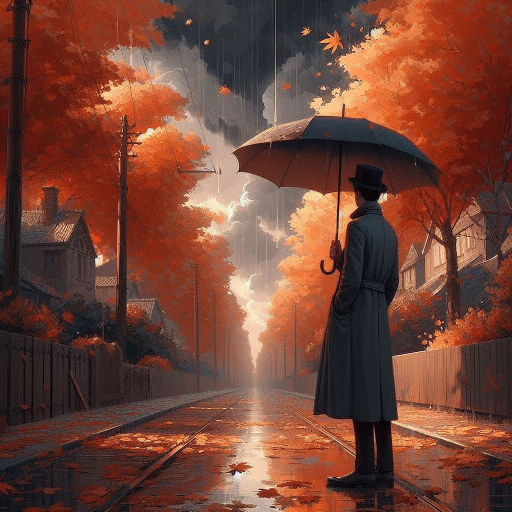
#> input picture photo_2024-04-10_02-03-34.jpg, 1024 x 1024 px, found by its file name (shown at 1/2 size)
$ jupyter execute rgb-channel.ipynb   (older library calls are emulated)
#> lines starting #> are read from the running program, lines starting #| are printed output that depends on the picture
<p dir = 'rtl' style="font-size: 36px;">
ورود کردن کتابخانه ها
</p>

[cell 1]
import matplotlib.pyplot as plt
import numpy as np
import warnings
import cv2

warnings.filterwarnings(action = 'ignore' , category = np.ComplexWarning)
warnings.filterwarnings(action = 'ignore' , category = RuntimeWarning)

<p dir = 'rtl' style="font-size: 36px;">
خواندن عکس و تغییر سایز برای راحتی و کم شدن بار محاسبات
</p>

[cell 2]
PATH : str = r"C:\Users\AmirHussain\Desktop\Image-processing\photo_2024-04-10_02-03-34.jpg"
PATH1 : str = r"C:\Users\AmirHussain\Desktop\Image-processing\leviathan.png"


img = cv2.imread(PATH)
#> img is the input picture: shape (1024, 1024, 3); mean B, G, R 53.7, 67.7, 114.5
img_gray =  cv2.cvtColor(img, cv2.COLOR_BGR2GRAY)
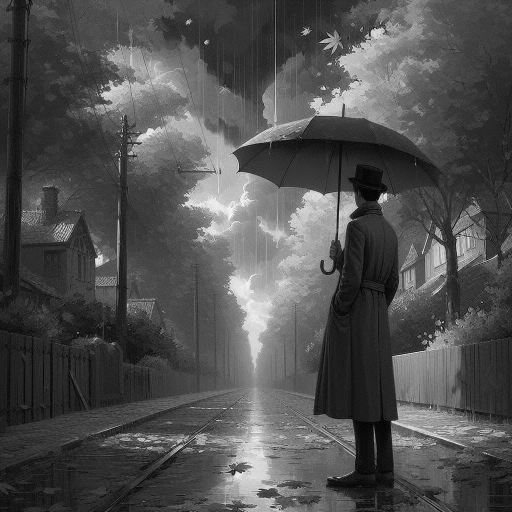
#> img_gray: shape (1024, 1024) (shown at 1/2 size); min 0, max 254, mean 80.1

img1 = cv2.imread(PATH1)
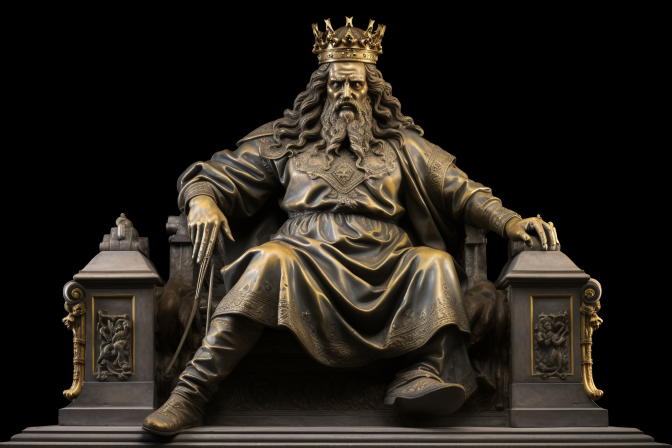
#> input picture leviathan.png, 1344 x 896 px, found by its file name (shown at 1/2 size)
#> img1 is the input picture: shape (896, 1344, 3); mean B, G, R 26.4, 32.8, 37.7
img_gray1 =  cv2.cvtColor(img1, cv2.COLOR_BGR2GRAY)
img.shape
#> Out = (1024, 1024, 3)

<p dir = 'rtl' style="font-size: 36px;" >
نمایش عکس اصلی
</p>

[cell 3]
plt.subplot(121)
plt.imshow( cv2.cvtColor(img, cv2.COLOR_BGR2RGB)  )
plt.axis("off")


plt.subplot(122)
plt.imshow( cv2.cvtColor(img1, cv2.COLOR_BGR2RGB)  )
plt.axis("off")
plt.show()

# Task 1

<p dir = 'rtl' style="font-size: 36px;" >
0 کردن مقادیردیگر کانال ها برای نمایش
</p>

[cell 4]
red_channel = img.copy()
red_channel[:, :, 1] = red_channel[:, :, 2] = 0  # Set green and blue channels to zero
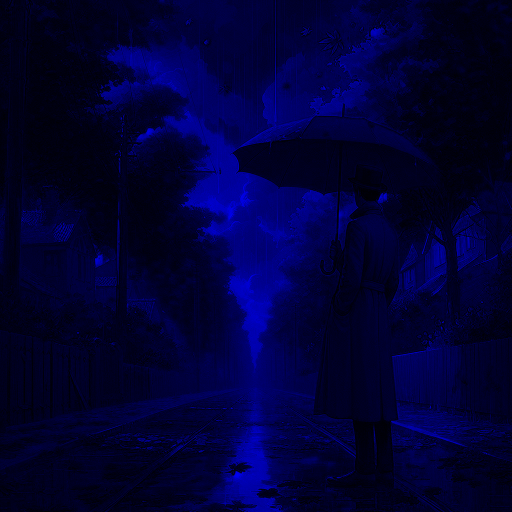
#> red_channel: shape (1024, 1024, 3) (shown at 1/2 size); mean B, G, R 53.7, 0, 0

green_channel = img.copy()
green_channel[:, :, 0] = green_channel[:, :, 2] = 0  # Set red and blue channels to zero
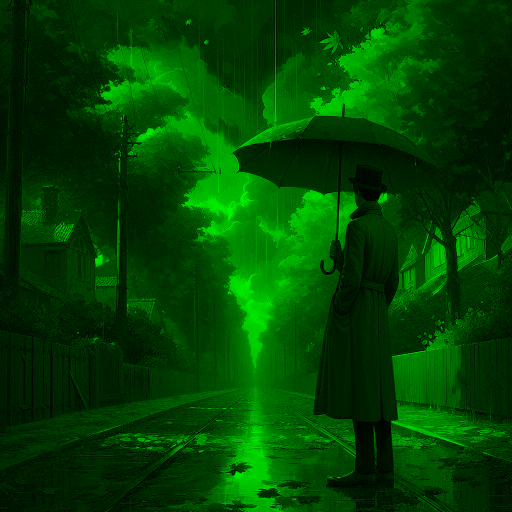
#> green_channel: shape (1024, 1024, 3) (shown at 1/2 size); mean B, G, R 0, 67.7, 0

blue_channel = img.copy()
blue_channel[:, :, 0] = blue_channel[:, :, 1] = 0  # Set red and green channels to zero
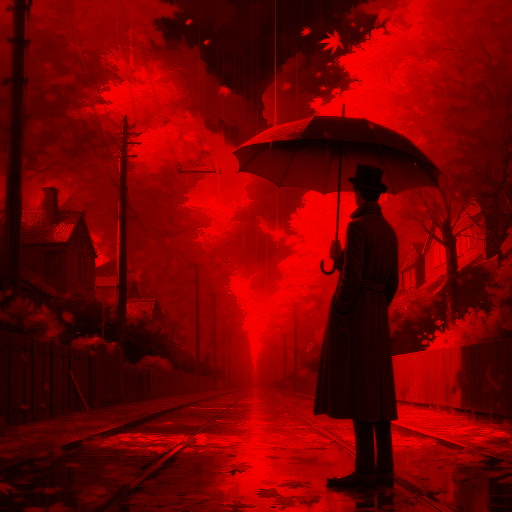
#> blue_channel: shape (1024, 1024, 3) (shown at 1/2 size); mean B, G, R 0, 0, 114.5

<p dir = 'rtl' style="font-size: 36px; font : 'sans'; " >
نمایش عکس در 3 کانال RGB
</p>

[cell 5]
fig, ax = plt.subplots(2, 2, figsize=(20, 7))
# ax[0,0].axis("off")


ax[0,0].set_title('Orginal')
ax[0,0].imshow( cv2.cvtColor(img, cv2.COLOR_BGR2RGB))
ax[0,0].axis("off")

ax[0,1].set_title('Red Channel')
ax[0,1].imshow( red_channel)
ax[0,1].axis("off")

ax[1,0].set_title('Green Channel')
ax[1,0].imshow( green_channel)
ax[1,0].axis("off")

ax[1,1].set_title('Blue Channel')
ax[1,1].imshow( blue_channel )
ax[1,1].axis("off")

plt.tight_layout()


# Adjust the spacing between subplots
plt.subplots_adjust(wspace= -0.8 , hspace=.1)
plt.show()
#> figure, not shown here; B, G, R data is drawn as R, G, B

# Task 2

[cell 6]
def apply_fourier_transform(image):
    # Convert the image to grayscale
    # gray = cv2.cvtColor(image, cv2.COLOR_BGR2GRAY)

    # Apply Fourier Transform
    f = np.fft.fft2(image)
    fshift = np.fft.fftshift(f)

    return fshift

def apply_inverse_fourier_transform(fshift):
    # Apply Inverse Fourier Transform
    f_ishift = np.fft.ifftshift(fshift)
    img_back = np.fft.ifft2(f_ishift)

    # The transformed image could have complex values, we can take just the real part
    img_back = np.real(img_back)

    return img_back

[cell 7]
def fourier_transform(image : np.ndarray):
    if image.ndim == 3:
        gray = cv2.cvtColor(image, cv2.COLOR_BGR2GRAY)
    else:
        gray = image

    # Compute the discrete Fourier Transform of the image
    fourier = cv2.dft(np.float32(gray), flags=cv2.DFT_COMPLEX_OUTPUT)
    # Shift the zero-frequency component to the center of the spectrum
    fourier_shift = np.fft.fftshift(fourier)
    # calculate the magnitude of the Fourier Transform
    magnitude = 20*np.log(cv2.magnitude(fourier_shift[:,:,0],fourier_shift[:,:,1]))
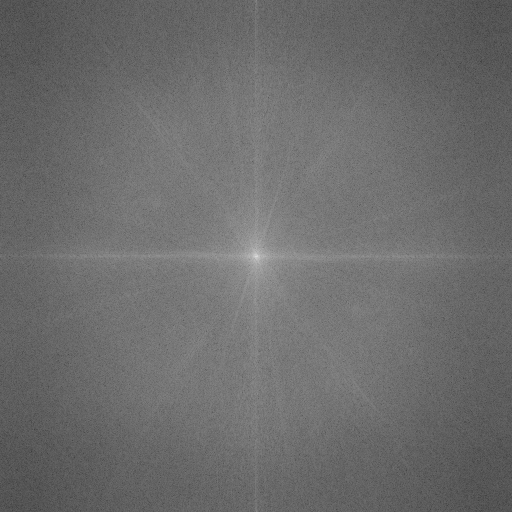
#> magnitude: shape (1024, 1024) float32 (shown at 1/2 size); min 38.39, max 364.9, mean 177.3; drawn with min black and max white
    # Scale the magnitude for display
    magnitude = cv2.normalize(magnitude, None, 0, 255, cv2.NORM_MINMAX, cv2.CV_8UC1)

    return  magnitude

[cell 8]
fontdict={'size' : 13 ,
          'font' : "Times New Roman"}

# Displaying the original image
plt.figure(figsize=(10, 5))

plt.subplot(121)
plt.imshow(img_gray , cmap='grey')
plt.title('Original Image', fontdict=fontdict)
plt.axis('off')

fft = fourier_transform(img)
# Displaying the Magnitude Spectrum
plt.subplot(122)
plt.imshow(fft, cmap='grey')
plt.title('Fourier Trans form Magnitude Spectrum', fontdict=fontdict)
plt.axis('off')


plt.savefig("Fourier_Transform.png")
plt.show()

# Log transform

[cell 9]
from typing import Literal


def log_transform(image : np.ndarray,
                  C : Literal['auto'] | float = 'auto'):

#> called with C = 'auto'
    if C == "auto":
        C = 255 /np.log10(1 + np.max(image) )
#> C = 106
    image_log = np.log10(image+1) * C
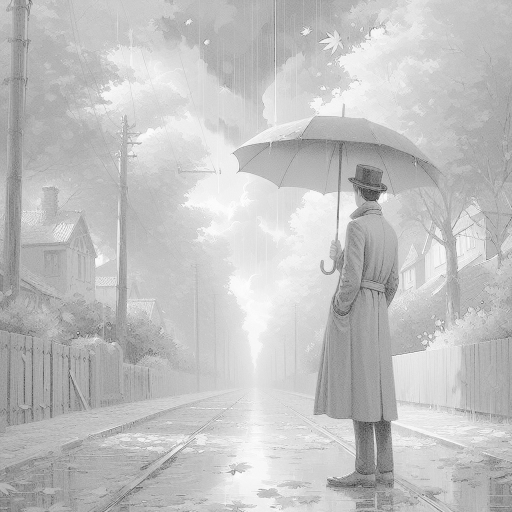
#> image_log: shape (1024, 1024) float16 (shown at 1/2 size); min 0, max 254.9, mean 193.9
    return image_log.astype(np.uint8)


def  inverse_log_transform(log_image: np.ndarray,
                           C : Literal['auto'] | float = 'auto') -> np.ndarray:
#> called with C = 'auto'
    if C == "auto":
        C = 255 /np.log10(1 + np.max(log_image) )
#> C = 106
    else:
        pass
    inverse_log = pow(10, log_image / C) - 1

    return inverse_log.astype(np.uint8)

[cell 10]
logged_image = log_transform(img_gray  )
logged_image_inverse = inverse_log_transform(logged_image    )

fig, ax = plt.subplots(1, 3, figsize=(10, 7) )

ax[0].set_title('Orginal')
ax[0].imshow( img_gray, cmap = 'gray' )
ax[0].axis("off")

ax[1].set_title('log transformed')
ax[1].imshow( logged_image, cmap = 'gray' )
ax[1].axis("off")

ax[2].set_title('Inverse log Transformed')
ax[2].imshow( logged_image_inverse , cmap = 'gray')
ax[2].axis("off")

plt.show()

# Power ( Gamma ) Filter

[cell 11]
def power(image : np.ndarray, c: float , Gamma : float):
    # c = 255*(image / 255)
#> called with c = 10, Gamma = 0.5
    s = c * pow(image, Gamma)
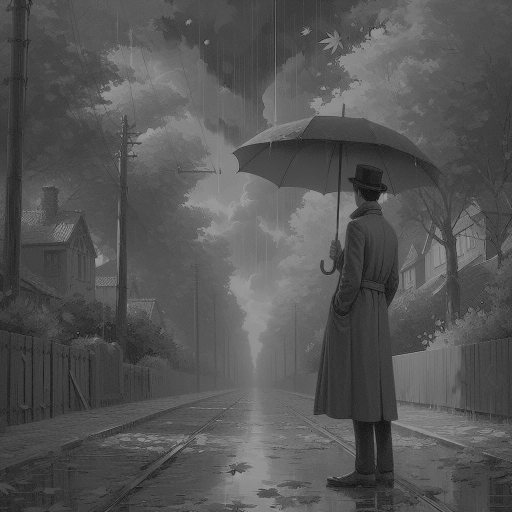
#> s: shape (1024, 1024) float64 (shown at 1/2 size); min 0, max 159.4, mean 85.6
    # s = cv2.normalize(s, None, 0, 255, cv2.NORM_MINMAX, cv2.CV_8UC1)
    return s

def depower(image : np.ndarray , c : float , Gamma: float):
    s = c * pow(image, Gamma )
    # s = cv2.normalize(s, None, 0, 255, cv2.NORM_MINMAX, cv2.CV_8UC1)
    return s

[cell 12]
gamma = .5
rev_gamma = 1 / gamma
c = 10
powr = power(img_gray , c=c , Gamma = gamma )
depowr = power(powr , c=c  , Gamma= rev_gamma )


fig, ax = plt.subplots(1, 3, figsize=(10, 7)  )


ax[0].set_title('Orginal')
ax[0].imshow( img_gray, cmap = 'gray' )
ax[0].axis('off')

ax[1].set_title('power transformed')
ax[1].imshow( powr, cmap = 'gray' )
ax[1].axis('off')

ax[2].set_title('de-power transformed')
ax[2].imshow( depowr, cmap = 'gray' )
ax[2].axis('off')

plt.show()

[cell 13]
from collections import Counter
import seaborn as sns


def pr(imag ):
    M, N = imag.shape
#> M = 1024; N = 1024
    MN = M * N
#> MN = 1048576
    # Count the number of pixels in each row and column
    count = Counter(imag.reshape(-1))
#> count = 255 items
    count = dict(sorted(count.items() , key= lambda x : x[0]))
    print(np.sum(list(count.values())))
#| 1048576
    P = {}
    for k , v in count.items():
        P[k] = v / MN
#> this loop made 255 passes
#> v on passes 1 to 3: 34, 189, 247
#> after the loop, P = 255 items

    return P

def ps(count : dict ):
    MN = np.sum(list( count.values()))
    # Count the number of pixels in each row and column
    P = {}
    for k , v in count.items():
        P[k] = v / MN

    return P


hist_eq = pr(img_gray)
#> hist_eq = 255 items


sns.histplot(hist_eq,bins = 255, kde=True)
plt.axis('on')
plt.show()
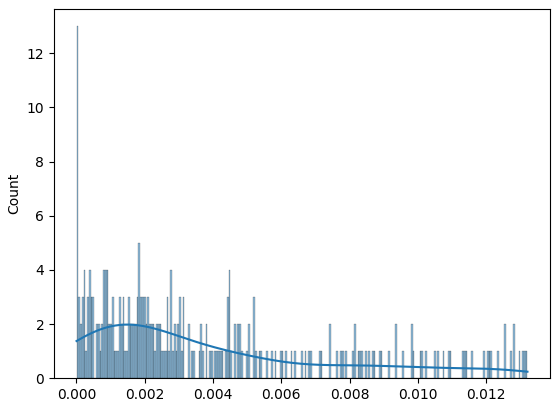
#> figure drawn by matplotlib, 1 panel; tallest bar 13 high, from x = 1.91e-06 to 5.37e-05; curve peaks at x = 0.00146, y = 1.98

[cell 14]
def sk(pr : dict ):
    L_1 = 255
    s = pr.copy()
#> s = 255 items
    for k in range(L_1):
        sigma_pj = [j for j in list(pr.values())[:k+1]]
        s[k] = int(L_1 * np.sum(sigma_pj ))
#> this loop made 255 passes
#> sigma_pj on passes 1 to 3: [3.24e-05], [3.24e-05, 0.00018], [3.24e-05, 0.00018, 0.000236]
    return s

Sk = sk(hist_eq)
#> Sk = 255 items

[cell 15]
rk_nk = Counter(img_gray.reshape(-1))
#> rk_nk = 255 items
rk = list(rk_nk.keys())
#> rk = 255 values, max 254 at index 253, min 0 at index 181, mean 127
nk = list(rk_nk.values())
#> nk = 255 values, max 13852 at index 82, min 2 at index 253, mean 4112.1


new_vals = {r : [] for r in rk }
#> new_vals = 255 items

for r, v in rk_nk.items():
    for l, n in Sk.items():
        if n == r :
            new_vals[r].append(l)
#> this loop made 255 passes
#> (r, v) on passes 1 to 3: (73, 8568), (76, 8168), (74, 8289)

new_p = {r : 0 for r in rk}
#> new_p = 255 items
for k,v in new_vals.items():
    for i in v :
        new_p[k] += nk[i]
#> this loop made 255 passes
#> (k, v) on passes 1 to 3: (73, [47]), (76, []), (74, [])

[cell 16]
Ps = ps(new_p)
#> in ps, `MN = np.sum(list( count.values()))`: MN = 1048564
#> the loop in ps, `for k , v in count.items():` made 255 passes
#> (k, v) on passes 1 to 3: (73, 6903), (76, 0), (74, 0)
#> after the loop in ps, `for k , v in count.items():`: P = 255 items
#> Ps = 255 items

sns.histplot(Ps,bins = 255,  kde=True)
plt.show()
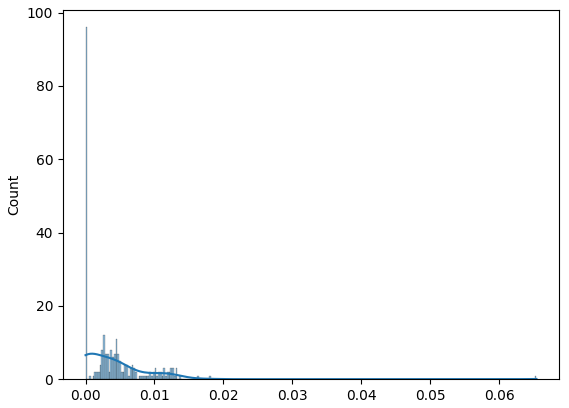
#> figure drawn by matplotlib, 1 panel; tallest bar 96 high, from x = 0 to 0.000257; curve peaks at x = 0.000986, y = 6.96

[cell 17]
new_img = img_gray.reshape(1024, 1024)

for k, v in Sk.items():
    nws = np.where(new_img == k , v ,new_img )
#> this loop made 255 passes
#> v on passes 1 to 3: 0, 0, 0


plt.figure(figsize=(10,5))
plt.subplot(121) , plt.imshow(img_gray, cmap='gray') ,plt.title("Orgi") , plt.axis('off')
plt.subplot(122) , plt.imshow(new_img, cmap='gray') ,plt.title("hist equ") , plt.axis('off')

plt.show()
